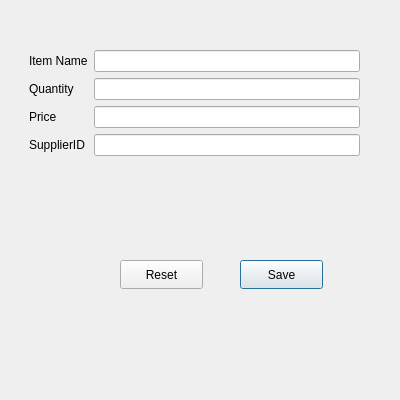
<?xml version="1.0" encoding="UTF-8"?>
<ui version="4.0">
 <class>AddItem</class>
 <widget class="QDialog" name="AddItem">
  <property name="geometry">
   <rect>
    <x>0</x>
    <y>0</y>
    <width>400</width>
    <height>400</height>
   </rect>
  </property>
  <property name="maximumSize">
   <size>
    <width>400</width>
    <height>400</height>
   </size>
  </property>
  <property name="windowTitle">
   <string>Add Item</string>
  </property>
  <widget class="QWidget" name="formLayoutWidget">
   <property name="geometry">
    <rect>
     <x>29</x>
     <y>50</y>
     <width>331</width>
     <height>181</height>
    </rect>
   </property>
   <layout class="QFormLayout" name="formLayout">
    <item row="0" column="0">
     <widget class="QLabel" name="label">
      <property name="text">
       <string>Item Name</string>
      </property>
     </widget>
    </item>
    <item row="0" column="1">
     <widget class="QLineEdit" name="txtItemName"/>
    </item>
    <item row="1" column="0">
     <widget class="QLabel" name="label_2">
      <property name="text">
       <string>Quantity</string>
      </property>
     </widget>
    </item>
    <item row="1" column="1">
     <widget class="QLineEdit" name="txtQuantity"/>
    </item>
    <item row="2" column="0">
     <widget class="QLabel" name="label_3">
      <property name="text">
       <string>Price</string>
      </property>
     </widget>
    </item>
    <item row="2" column="1">
     <widget class="QLineEdit" name="txtPrice"/>
    </item>
    <item row="3" column="0">
     <widget class="QLabel" name="label_5">
      <property name="text">
       <string>SupplierID</string>
      </property>
     </widget>
    </item>
    <item row="3" column="1">
     <widget class="QLineEdit" name="txtSupplierID"/>
    </item>
   </layout>
  </widget>
  <widget class="QPushButton" name="btnSave">
   <property name="geometry">
    <rect>
     <x>240</x>
     <y>260</y>
     <width>83</width>
     <height>29</height>
    </rect>
   </property>
   <property name="text">
    <string>Save</string>
   </property>
  </widget>
  <widget class="QPushButton" name="btnReset">
   <property name="geometry">
    <rect>
     <x>120</x>
     <y>260</y>
     <width>83</width>
     <height>29</height>
    </rect>
   </property>
   <property name="text">
    <string>Reset</string>
   </property>
  </widget>
 </widget>
 <resources/>
 <connections/>
</ui>
